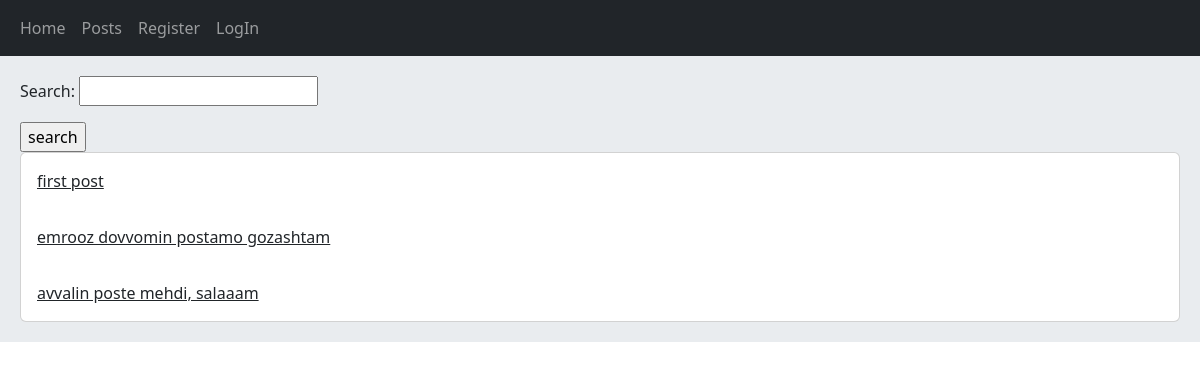
Page /post/ on the committed database.
### posts/models.py (models this page shows, shortened)
class Post(models.Model):
    user = models.ForeignKey(User, on_delete=models.CASCADE, related_name='posts')
    body = models.TextField()
    slug = models.SlugField()
    created = models.DateTimeField(auto_now_add=True)
    updated = models.DateTimeField(auto_now=True)
    class Meta:
        ordering = ('-updated',)
    def get_absolute_url(self):
        return reverse("posts:post_detail", args=(self.id, self.slug))

### posts/views.py (the view)
# urls.py: path('', views.PostsPageView.as_view(), name='posts_list'),
class PostsPageView(View):
    form_class = PostSearchForm
    def get(self, request):
        posts = Post.objects.all()
        if request.GET.get('search'):
            posts = posts.filter(body__icontains=request.GET['search'])
        return render(request, 'posts/posts_view.html', {'posts':posts, 'form':self.form_class})

### posts/templates/posts/posts_view.html (shortened to what this page needs)
{% extends '_base.html' %}
{% block content %}
    <form action="" method="get">
        {{ form.as_p }}
        <input type="submit" value="search">
    </form>
    <div class="card">
        {% for post in posts %}
            <a href="{{ post.get_absolute_url }}" class="card-body">{{ post.body|truncatewords:8 }}</a>
        {% endfor %}
    </div>
{% endblock content %}

### rows in the picture
Post: body "first post"
Post: body "emrooz dovvomin postamo gozashtam"
Post: body "avvalin poste mehdi, salaaam"
